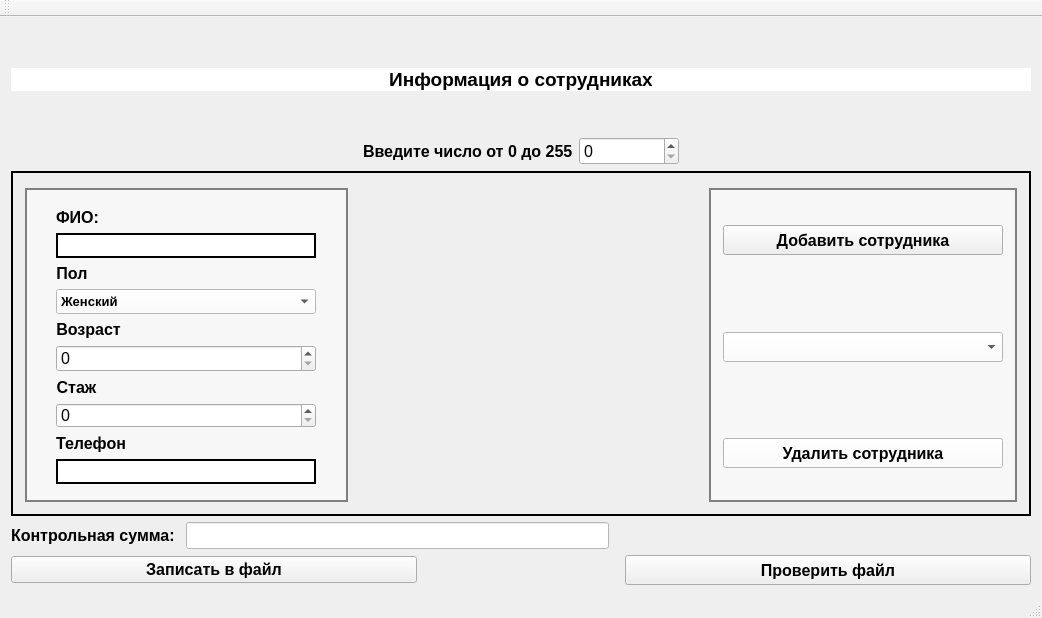
<?xml version="1.0" encoding="UTF-8"?>
<ui version="4.0">
 <class>MainWindow</class>
 <widget class="QMainWindow" name="MainWindow">
  <property name="geometry">
   <rect>
    <x>0</x>
    <y>0</y>
    <width>1042</width>
    <height>618</height>
   </rect>
  </property>
  <property name="windowTitle">
   <string>MainWindow</string>
  </property>
  <widget class="QWidget" name="centralWidget">
   <layout class="QGridLayout" name="gridLayout_5">
    <item row="0" column="0">
     <layout class="QVBoxLayout" name="verticalLayout_5" stretch="0,0,0,0,3,1,1">
      <item>
       <spacer name="verticalSpacer_2">
        <property name="orientation">
         <enum>Qt::Vertical</enum>
        </property>
        <property name="sizeHint" stdset="0">
         <size>
          <width>20</width>
          <height>40</height>
         </size>
        </property>
       </spacer>
      </item>
      <item>
       <widget class="QLabel" name="label_4">
        <property name="maximumSize">
         <size>
          <width>16777215</width>
          <height>26</height>
         </size>
        </property>
        <property name="font">
         <font>
          <family>Arial</family>
          <pointsize>14</pointsize>
          <weight>75</weight>
          <bold>true</bold>
         </font>
        </property>
        <property name="styleSheet">
         <string notr="true">background-color: rgb(255, 255, 255);</string>
        </property>
        <property name="text">
         <string>Информация о сотрудниках</string>
        </property>
        <property name="alignment">
         <set>Qt::AlignCenter</set>
        </property>
       </widget>
      </item>
      <item>
       <spacer name="verticalSpacer">
        <property name="orientation">
         <enum>Qt::Vertical</enum>
        </property>
        <property name="sizeHint" stdset="0">
         <size>
          <width>20</width>
          <height>40</height>
         </size>
        </property>
       </spacer>
      </item>
      <item>
       <layout class="QHBoxLayout" name="horizontalLayout_3">
        <item>
         <spacer name="horizontalSpacer">
          <property name="orientation">
           <enum>Qt::Horizontal</enum>
          </property>
          <property name="sizeHint" stdset="0">
           <size>
            <width>40</width>
            <height>20</height>
           </size>
          </property>
         </spacer>
        </item>
        <item>
         <widget class="QLabel" name="label_8">
          <property name="font">
           <font>
            <family>Arial</family>
            <pointsize>12</pointsize>
            <weight>75</weight>
            <bold>true</bold>
           </font>
          </property>
          <property name="text">
           <string>Введите число от 0 до 255</string>
          </property>
         </widget>
        </item>
        <item>
         <widget class="QSpinBox" name="Number0_255">
          <property name="minimumSize">
           <size>
            <width>100</width>
            <height>0</height>
           </size>
          </property>
          <property name="font">
           <font>
            <family>Arial</family>
            <pointsize>12</pointsize>
           </font>
          </property>
         </widget>
        </item>
        <item>
         <layout class="QVBoxLayout" name="verticalLayout_6"/>
        </item>
        <item>
         <spacer name="horizontalSpacer_2">
          <property name="orientation">
           <enum>Qt::Horizontal</enum>
          </property>
          <property name="sizeHint" stdset="0">
           <size>
            <width>40</width>
            <height>20</height>
           </size>
          </property>
         </spacer>
        </item>
       </layout>
      </item>
      <item>
       <layout class="QVBoxLayout" name="verticalLayout_4">
        <item>
         <widget class="QGroupBox" name="groupBox_3">
          <property name="styleSheet">
           <string notr="true">
QGroupBox#groupBox_3 {
border: 2px solid black; /* Черная граница */
 padding: 5px;
}
</string>
          </property>
          <property name="title">
           <string/>
          </property>
          <layout class="QGridLayout" name="gridLayout_3">
           <item row="0" column="0">
            <layout class="QHBoxLayout" name="horizontalLayout_2">
             <property name="spacing">
              <number>39</number>
             </property>
             <item>
              <widget class="QGroupBox" name="groupBox_4">
               <property name="styleSheet">
                <string notr="true">
QGroupBox#groupBox_4 {
border: 2px solid gray; /* Черная граница */
 padding: 5px;
background-color: rgb(247, 247, 247);
}</string>
               </property>
               <property name="title">
                <string/>
               </property>
               <layout class="QGridLayout" name="gridLayout_4">
                <item row="0" column="0">
                 <layout class="QVBoxLayout" name="verticalLayout">
                  <item>
                   <widget class="QLabel" name="label">
                    <property name="sizePolicy">
                     <sizepolicy hsizetype="Fixed" vsizetype="Fixed">
                      <horstretch>0</horstretch>
                      <verstretch>0</verstretch>
                     </sizepolicy>
                    </property>
                    <property name="font">
                     <font>
                      <family>Arial</family>
                      <pointsize>12</pointsize>
                      <weight>75</weight>
                      <bold>true</bold>
                     </font>
                    </property>
                    <property name="text">
                     <string>ФИО:</string>
                    </property>
                    <property name="alignment">
                     <set>Qt::AlignCenter</set>
                    </property>
                   </widget>
                  </item>
                  <item>
                   <widget class="QLineEdit" name="Name">
                    <property name="minimumSize">
                     <size>
                      <width>260</width>
                      <height>25</height>
                     </size>
                    </property>
                    <property name="maximumSize">
                     <size>
                      <width>260</width>
                      <height>16777215</height>
                     </size>
                    </property>
                    <property name="font">
                     <font>
                      <family>Arial</family>
                      <pointsize>12</pointsize>
                      <weight>50</weight>
                      <bold>false</bold>
                     </font>
                    </property>
                    <property name="styleSheet">
                     <string notr="true">background-color: rgb(255, 255, 255);
border: 2px solid black;</string>
                    </property>
                    <property name="text">
                     <string/>
                    </property>
                   </widget>
                  </item>
                  <item>
                   <widget class="QLabel" name="label_2">
                    <property name="sizePolicy">
                     <sizepolicy hsizetype="Fixed" vsizetype="Fixed">
                      <horstretch>0</horstretch>
                      <verstretch>0</verstretch>
                     </sizepolicy>
                    </property>
                    <property name="font">
                     <font>
                      <family>Arial</family>
                      <pointsize>12</pointsize>
                      <weight>75</weight>
                      <bold>true</bold>
                     </font>
                    </property>
                    <property name="text">
                     <string>Пол</string>
                    </property>
                    <property name="alignment">
                     <set>Qt::AlignCenter</set>
                    </property>
                   </widget>
                  </item>
                  <item>
                   <widget class="QComboBox" name="Gender">
                    <property name="minimumSize">
                     <size>
                      <width>260</width>
                      <height>25</height>
                     </size>
                    </property>
                    <property name="maximumSize">
                     <size>
                      <width>260</width>
                      <height>16777215</height>
                     </size>
                    </property>
                    <property name="font">
                     <font>
                      <family>Arial</family>
                      <pointsize>10</pointsize>
                      <weight>75</weight>
                      <bold>true</bold>
                     </font>
                    </property>
                    <property name="styleSheet">
                     <string notr="true">background-color: rgb(255, 255, 255);
</string>
                    </property>
                    <item>
                     <property name="text">
                      <string>Женский</string>
                     </property>
                    </item>
                    <item>
                     <property name="text">
                      <string>Мужской</string>
                     </property>
                    </item>
                   </widget>
                  </item>
                  <item>
                   <widget class="QLabel" name="label_3">
                    <property name="sizePolicy">
                     <sizepolicy hsizetype="Fixed" vsizetype="Fixed">
                      <horstretch>0</horstretch>
                      <verstretch>0</verstretch>
                     </sizepolicy>
                    </property>
                    <property name="font">
                     <font>
                      <family>Arial</family>
                      <pointsize>12</pointsize>
                      <weight>75</weight>
                      <bold>true</bold>
                     </font>
                    </property>
                    <property name="text">
                     <string>Возраст</string>
                    </property>
                    <property name="alignment">
                     <set>Qt::AlignCenter</set>
                    </property>
                   </widget>
                  </item>
                  <item>
                   <widget class="QSpinBox" name="Age">
                    <property name="minimumSize">
                     <size>
                      <width>0</width>
                      <height>25</height>
                     </size>
                    </property>
                    <property name="maximumSize">
                     <size>
                      <width>260</width>
                      <height>16777215</height>
                     </size>
                    </property>
                    <property name="font">
                     <font>
                      <family>Arial</family>
                      <pointsize>12</pointsize>
                     </font>
                    </property>
                   </widget>
                  </item>
                  <item>
                   <widget class="QLabel" name="label_6">
                    <property name="sizePolicy">
                     <sizepolicy hsizetype="Fixed" vsizetype="Fixed">
                      <horstretch>0</horstretch>
                      <verstretch>0</verstretch>
                     </sizepolicy>
                    </property>
                    <property name="font">
                     <font>
                      <family>Arial</family>
                      <pointsize>12</pointsize>
                      <weight>75</weight>
                      <italic>false</italic>
                      <bold>true</bold>
                     </font>
                    </property>
                    <property name="text">
                     <string>Стаж</string>
                    </property>
                    <property name="alignment">
                     <set>Qt::AlignCenter</set>
                    </property>
                   </widget>
                  </item>
                  <item>
                   <widget class="QSpinBox" name="Exp">
                    <property name="minimumSize">
                     <size>
                      <width>260</width>
                      <height>25</height>
                     </size>
                    </property>
                    <property name="maximumSize">
                     <size>
                      <width>260</width>
                      <height>25</height>
                     </size>
                    </property>
                    <property name="font">
                     <font>
                      <family>Arial</family>
                      <pointsize>12</pointsize>
                     </font>
                    </property>
                   </widget>
                  </item>
                  <item>
                   <widget class="QLabel" name="label_5">
                    <property name="sizePolicy">
                     <sizepolicy hsizetype="Fixed" vsizetype="Fixed">
                      <horstretch>0</horstretch>
                      <verstretch>0</verstretch>
                     </sizepolicy>
                    </property>
                    <property name="font">
                     <font>
                      <family>Arial</family>
                      <pointsize>12</pointsize>
                      <weight>75</weight>
                      <bold>true</bold>
                     </font>
                    </property>
                    <property name="text">
                     <string>Телефон</string>
                    </property>
                    <property name="alignment">
                     <set>Qt::AlignCenter</set>
                    </property>
                   </widget>
                  </item>
                  <item>
                   <widget class="QLineEdit" name="Number">
                    <property name="minimumSize">
                     <size>
                      <width>260</width>
                      <height>25</height>
                     </size>
                    </property>
                    <property name="maximumSize">
                     <size>
                      <width>260</width>
                      <height>16777215</height>
                     </size>
                    </property>
                    <property name="font">
                     <font>
                      <family>Arial</family>
                      <pointsize>12</pointsize>
                      <weight>75</weight>
                      <bold>true</bold>
                     </font>
                    </property>
                    <property name="styleSheet">
                     <string notr="true">background-color: rgb(255, 255, 255);
border: 2px solid black;</string>
                    </property>
                    <property name="text">
                     <string/>
                    </property>
                   </widget>
                  </item>
                 </layout>
                </item>
               </layout>
              </widget>
             </item>
             <item>
              <spacer name="horizontalSpacer_4">
               <property name="orientation">
                <enum>Qt::Horizontal</enum>
               </property>
               <property name="sizeHint" stdset="0">
                <size>
                 <width>40</width>
                 <height>20</height>
                </size>
               </property>
              </spacer>
             </item>
             <item>
              <widget class="QGroupBox" name="groupBox">
               <property name="styleSheet">
                <string notr="true">QGroupBox#groupBox {
border: 2px solid gray; /* Черная граница */
 padding: 5px;
background-color: rgb(247, 247, 247);
}</string>
               </property>
               <property name="title">
                <string/>
               </property>
               <layout class="QGridLayout" name="gridLayout">
                <item row="0" column="1">
                 <layout class="QVBoxLayout" name="verticalLayout_2" stretch="1,0,1,0,1">
                  <property name="spacing">
                   <number>10</number>
                  </property>
                  <property name="topMargin">
                   <number>20</number>
                  </property>
                  <property name="bottomMargin">
                   <number>20</number>
                  </property>
                  <item>
                   <widget class="QPushButton" name="addEmp">
                    <property name="minimumSize">
                     <size>
                      <width>0</width>
                      <height>30</height>
                     </size>
                    </property>
                    <property name="font">
                     <font>
                      <family>Arial</family>
                      <pointsize>12</pointsize>
                      <weight>75</weight>
                      <bold>true</bold>
                     </font>
                    </property>
                    <property name="text">
                     <string>Добавить сотрудника</string>
                    </property>
                   </widget>
                  </item>
                  <item>
                   <spacer name="verticalSpacer_3">
                    <property name="orientation">
                     <enum>Qt::Vertical</enum>
                    </property>
                    <property name="sizeHint" stdset="0">
                     <size>
                      <width>20</width>
                      <height>40</height>
                     </size>
                    </property>
                   </spacer>
                  </item>
                  <item>
                   <widget class="QComboBox" name="EmpList">
                    <property name="minimumSize">
                     <size>
                      <width>280</width>
                      <height>30</height>
                     </size>
                    </property>
                    <property name="font">
                     <font>
                      <family>Arial</family>
                      <pointsize>12</pointsize>
                     </font>
                    </property>
                    <property name="styleSheet">
                     <string notr="true">background-color: rgb(255, 255, 255);</string>
                    </property>
                   </widget>
                  </item>
                  <item>
                   <spacer name="verticalSpacer_4">
                    <property name="orientation">
                     <enum>Qt::Vertical</enum>
                    </property>
                    <property name="sizeHint" stdset="0">
                     <size>
                      <width>20</width>
                      <height>40</height>
                     </size>
                    </property>
                   </spacer>
                  </item>
                  <item>
                   <widget class="QPushButton" name="RemoveEmp">
                    <property name="minimumSize">
                     <size>
                      <width>160</width>
                      <height>30</height>
                     </size>
                    </property>
                    <property name="font">
                     <font>
                      <family>Arial</family>
                      <pointsize>12</pointsize>
                      <weight>75</weight>
                      <bold>true</bold>
                     </font>
                    </property>
                    <property name="styleSheet">
                     <string notr="true">background-color: rgb(255, 255, 255);</string>
                    </property>
                    <property name="text">
                     <string>Удалить сотрудника</string>
                    </property>
                   </widget>
                  </item>
                 </layout>
                </item>
               </layout>
              </widget>
             </item>
            </layout>
           </item>
          </layout>
         </widget>
        </item>
       </layout>
      </item>
      <item>
       <layout class="QHBoxLayout" name="horizontalLayout_4">
        <item>
         <widget class="QLabel" name="label_7">
          <property name="font">
           <font>
            <family>Arial</family>
            <pointsize>12</pointsize>
            <weight>75</weight>
            <bold>true</bold>
           </font>
          </property>
          <property name="text">
           <string>Контрольная сумма: </string>
          </property>
         </widget>
        </item>
        <item>
         <widget class="QLineEdit" name="ControlSum">
          <property name="enabled">
           <bool>false</bool>
          </property>
          <property name="font">
           <font>
            <family>Arial</family>
            <pointsize>12</pointsize>
            <weight>75</weight>
            <bold>true</bold>
           </font>
          </property>
          <property name="styleSheet">
           <string notr="true">background-color: rgb(255, 255, 255);</string>
          </property>
         </widget>
        </item>
        <item>
         <spacer name="horizontalSpacer_6">
          <property name="orientation">
           <enum>Qt::Horizontal</enum>
          </property>
          <property name="sizeHint" stdset="0">
           <size>
            <width>40</width>
            <height>20</height>
           </size>
          </property>
         </spacer>
        </item>
       </layout>
      </item>
      <item>
       <layout class="QHBoxLayout" name="horizontalLayout" stretch="2,1,2">
        <item>
         <widget class="QPushButton" name="WriteToFile">
          <property name="minimumSize">
           <size>
            <width>30</width>
            <height>0</height>
           </size>
          </property>
          <property name="font">
           <font>
            <family>Arial</family>
            <pointsize>12</pointsize>
            <weight>75</weight>
            <bold>true</bold>
           </font>
          </property>
          <property name="text">
           <string>Записать в файл</string>
          </property>
         </widget>
        </item>
        <item>
         <spacer name="horizontalSpacer_5">
          <property name="orientation">
           <enum>Qt::Horizontal</enum>
          </property>
          <property name="sizeHint" stdset="0">
           <size>
            <width>40</width>
            <height>20</height>
           </size>
          </property>
         </spacer>
        </item>
        <item>
         <widget class="QPushButton" name="CheckFile">
          <property name="minimumSize">
           <size>
            <width>30</width>
            <height>30</height>
           </size>
          </property>
          <property name="font">
           <font>
            <family>Arial</family>
            <pointsize>12</pointsize>
            <weight>75</weight>
            <bold>true</bold>
           </font>
          </property>
          <property name="text">
           <string>Проверить файл</string>
          </property>
         </widget>
        </item>
       </layout>
      </item>
     </layout>
    </item>
   </layout>
  </widget>
  <widget class="QMenuBar" name="menuBar">
   <property name="geometry">
    <rect>
     <x>0</x>
     <y>0</y>
     <width>1042</width>
     <height>21</height>
    </rect>
   </property>
  </widget>
  <widget class="QToolBar" name="mainToolBar">
   <attribute name="toolBarArea">
    <enum>TopToolBarArea</enum>
   </attribute>
   <attribute name="toolBarBreak">
    <bool>false</bool>
   </attribute>
  </widget>
  <widget class="QStatusBar" name="statusBar"/>
 </widget>
 <layoutdefault spacing="6" margin="11"/>
 <resources/>
 <connections/>
</ui>
